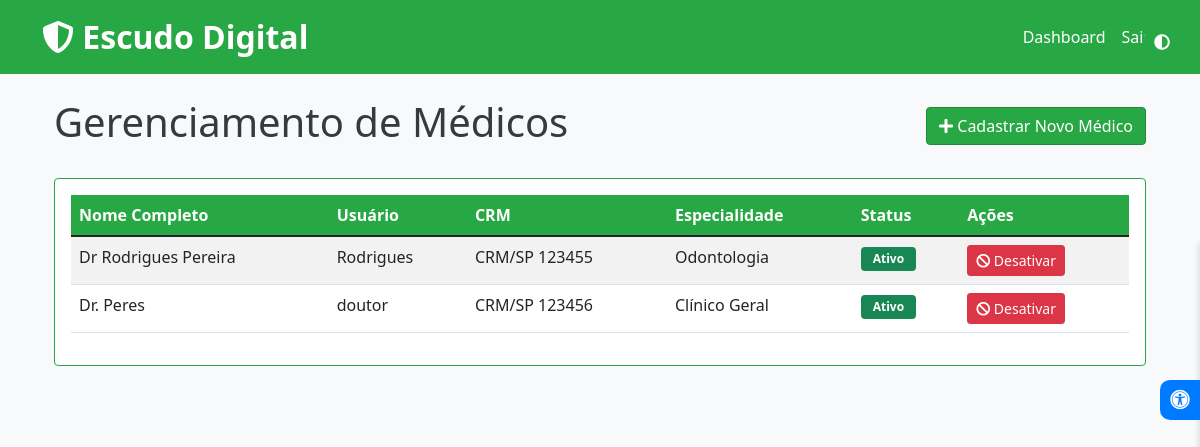
The page /secretary/doctors (signed in) on the database its author committed.
### tables this page shows
CREATE TABLE doctor (
                id INTEGER PRIMARY KEY AUTOINCREMENT,
                username TEXT UNIQUE NOT NULL,
                password TEXT NOT NULL,
                name TEXT NOT NULL,
                crm TEXT UNIQUE NOT NULL,
                specialty TEXT NOT NULL,
                active INTEGER DEFAULT 1
            );

### escudo digital/app.py (the view)
@app.route('/secretary/doctors', methods=['GET'])
def secretary_doctors():
    if 'secretary_id' not in session:
        return redirect(url_for('secretary_login'))
    try:
        with sqlite3.connect('database.db') as conn:
            c = conn.cursor()
            c.execute("SELECT id, name, username, crm, specialty, active FROM doctor ORDER BY name")
            doctors = c.fetchall()
            return render_template('secretary_doctors.html', doctors=doctors)
    except sqlite3.Error as e:
        flash(f'Erro ao carregar médicos: {e}', 'danger')
        return redirect(url_for('secretary_dashboard'))

### escudo digital/templates/secretary_doctors.html
{% extends 'base.html' %}
{% block content %}
<div class="container mt-4">
    <div class="d-flex justify-content-between align-items-center mb-4">
        <h1>Gerenciamento de Médicos</h1>
        <a href="{{ url_for('secretary_doctor_register') }}" class="btn btn-primary">
            <i class="fas fa-plus"></i> Cadastrar Novo Médico
        </a>
    </div>
    <div class="card">
        <div class="card-body">
            <div class="table-responsive">
                <table class="table table-striped">
                    <thead>
                        <tr>
                            <th>Nome Completo</th>
                            <th>Usuário</th>
                            <th>CRM</th>
                            <th>Especialidade</th>
                            <th>Status</th>
                            <th>Ações</th>
                        </tr>
                    </thead>
                    <tbody>
                        {% for doctor in doctors %}
                        <tr>
                            <td>{{ doctor[1] }}</td>
                            <td>{{ doctor[2] }}</td>
                            <td>{{ doctor[3] }}</td>
                            <td>{{ doctor[4] }}</td>
                            <td>
                                {% if doctor[5] %}
                                <span class="badge bg-success">Ativo</span>
                                {% else %}
                                <span class="badge bg-danger">Inativo</span>
                                {% endif %}
                            </td>
                            <td>
                                <form action="{{ url_for('secretary_doctor_toggle', doctor_id=doctor[0]) }}" method="POST" style="display: inline;">
                                    <button type="submit" class="btn btn-sm {% if doctor[5] %}btn-danger{% else %}btn-success{% endif %}">
                                        {% if doctor[5] %}
                                        <i class="fas fa-ban"></i> Desativar
                                        {% else %}
                                        <i class="fas fa-check"></i> Ativar
                                        {% endif %}
                                    </button>
                                </form>
                            </td>
                        </tr>
                        {% endfor %}
                    </tbody>
                </table>
            </div>
        </div>
    </div>
</div>
{% endblock %}

### escudo digital/static/style.css (style rules this page uses)
:root { --primary-color: #28a745; --primary-dark: #218838; --primary-light: #34ce57; --white: #ffffff; --light-gray: #f8f9fa; --dark-gray: #343a40; }
body { background-color: var(--light-gray); color: var(--dark-gray); }
.btn-primary { background-color: var(--primary-color); border-color: var(--primary-dark); }
.card { border-color: var(--primary-color); }
.table { background-color: var(--white); }
.table thead th { background-color: var(--primary-color); color: var(--white); }
.badge { padding: 0.5em 1em; }

### rows shown on the page
doctor: name "Dr Rodrigues Pereira", username "Rodrigues", crm "CRM/SP 123455", specialty "Odontologia", active "Ativo"
doctor: name "Dr. Peres", username "doutor", crm "CRM/SP 123456", specialty "Clínico Geral", active "Ativo"
